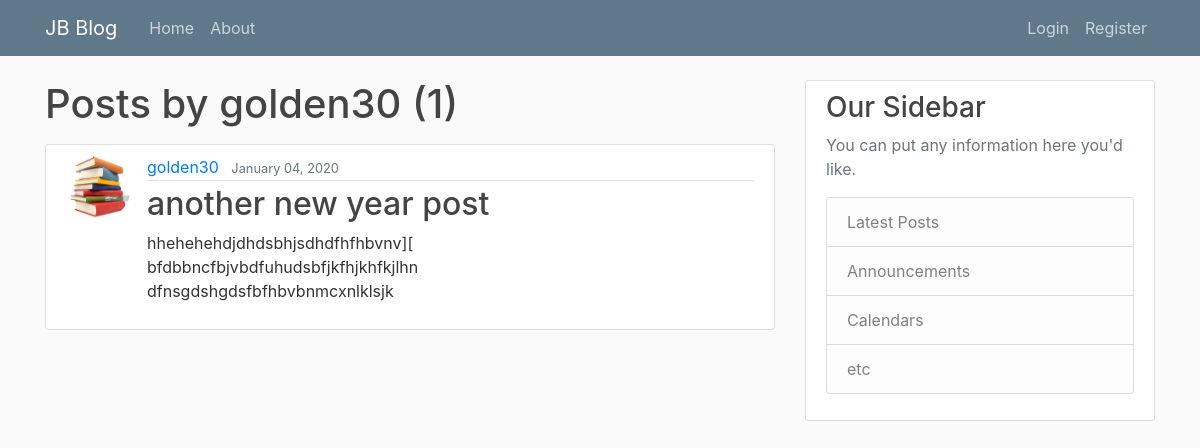
The app's page /user/golden30 with its own data.
### blog/models.py (models this page shows, shortened)
class Post(models.Model):
    title = models.CharField(max_length=100)
    content = models.TextField()
    date_posted = models.DateTimeField(default=timezone.now)
    author = models.ForeignKey(User, on_delete=models.CASCADE)

### Logusers/models.py (models this page shows, shortened)
class Profile(models.Model):
    user = models.OneToOneField(User, on_delete=models.CASCADE)
    image = models.ImageField(default='default.jpg', upload_to='profile_pics')

### blog/views.py (the view)
# urls.py: path('user/<str:username>', UserPostListView.as_view(), name='user-posts'),
class UserPostListView(ListView):
    model = Post
    template_name = 'blog/user_posts.html'  # <app>/<model>_<viewtype>.html
    context_object_name = 'posts'
    paginate_by = 5
    def get_queryset(self):
        user = get_object_or_404(User, username=self.kwargs.get('username'))
        return Post.objects.filter(author=user).order_by('-date_posted')

### blog/templates/blog/user_posts.html (shortened to what this page needs)
{% extends "blog/base.html" %}
{% block page_content %}
    <h1 class="mb-3">Posts by {{ view.kwargs.username }} ({{ page_obj.paginator.count }})</h1>
    {% for post in posts %}
        <article class="media content-section">
          <img class="rounded-circle article-img" src="{{ post.author.profile.image.url }}">
          <div class="media-body">
            <div class="article-metadata">
              <a class="mr-2" href="{% url 'user-posts' post.author.username %}">{{ post.author }}</a>
              <small class="text-muted">{{ post.date_posted|date:"F d, Y" }}</small>
            </div>
            <h2><a class="article-title" href="{% url 'post-detail' post.id %}">{{ post.title }}</a></h2>
            <p class="article-content">{{ post.content }}</p>
          </div>
        </article>
    {% endfor %}
{% endblock %}

### blog/static/blog/main.css (style rules this page uses)
body { background: #fafafa; color: #333333; margin-top: 5rem; }
h1, h2, h3, h4, h5, h6 { color: #444444; }
.content-section { background: #ffffff; padding: 10px 20px; border: 1px solid #dddddd; border-radius: 3px; margin-bottom: 20px; }
.article-title { color: #444444; }
.article-content { white-space: pre-line; }
.article-img { height: 65px; width: 65px; margin-right: 16px; }
.article-metadata { padding-bottom: 1px; margin-bottom: 4px; border-bottom: 1px solid #e3e3e3 }

### records on screen
Post: author.profile.image (picture), author "golden30", date_posted "January 04, 2020", title "another new year post", content "hhehehehdjdhdsbhjsdhdfhfhbvnv][ bfdbbncfbjvbdfuhudsbfjkfhjkhfkjlhn dfnsgdshgdsfbfhbvbnmcxnlklsjk"

### other values on screen
{{ view.kwargs.username }} "golden30"
{{ page_obj.paginator.count }} "1"
